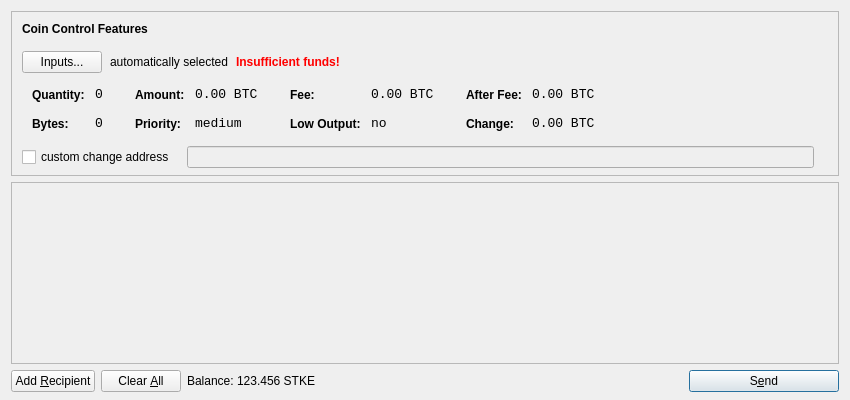
<?xml version="1.0" encoding="UTF-8"?>
<ui version="4.0">
 <class>SendCoinsDialog</class>
 <widget class="QDialog" name="SendCoinsDialog">
  <property name="geometry">
   <rect>
    <x>0</x>
    <y>0</y>
    <width>850</width>
    <height>400</height>
   </rect>
  </property>
  <property name="windowTitle">
   <string>Send Coins</string>
  </property>
  <layout class="QVBoxLayout" name="verticalLayout" stretch="0,1,0">
   <property name="bottomMargin">
    <number>8</number>
   </property>
   <item>
    <widget class="QFrame" name="frameCoinControl">
     <property name="sizePolicy">
      <sizepolicy hsizetype="Expanding" vsizetype="Expanding">
       <horstretch>0</horstretch>
       <verstretch>0</verstretch>
      </sizepolicy>
     </property>
     <property name="maximumSize">
      <size>
       <width>16777215</width>
       <height>16777215</height>
      </size>
     </property>
     <property name="frameShape">
      <enum>QFrame::StyledPanel</enum>
     </property>
     <property name="frameShadow">
      <enum>QFrame::Sunken</enum>
     </property>
     <layout class="QVBoxLayout" name="verticalLayoutCoinControl2">
      <property name="spacing">
       <number>-1</number>
      </property>
      <property name="leftMargin">
       <number>0</number>
      </property>
      <property name="topMargin">
       <number>0</number>
      </property>
      <property name="rightMargin">
       <number>0</number>
      </property>
      <property name="bottomMargin">
       <number>6</number>
      </property>
      <item>
       <layout class="QVBoxLayout" name="verticalLayoutCoinControl" stretch="0,0,0,0,1">
        <property name="spacing">
         <number>0</number>
        </property>
        <property name="leftMargin">
         <number>10</number>
        </property>
        <property name="topMargin">
         <number>10</number>
        </property>
        <item>
         <layout class="QHBoxLayout" name="horizontalLayoutCoinControl1">
          <property name="bottomMargin">
           <number>15</number>
          </property>
          <item>
           <widget class="QLabel" name="labelCoinControlFeatures">
            <property name="sizePolicy">
             <sizepolicy hsizetype="Preferred" vsizetype="Maximum">
              <horstretch>0</horstretch>
              <verstretch>0</verstretch>
             </sizepolicy>
            </property>
            <property name="font">
             <font>
              <weight>75</weight>
              <bold>true</bold>
             </font>
            </property>
            <property name="styleSheet">
             <string notr="true">font-weight:bold;</string>
            </property>
            <property name="text">
             <string>Coin Control Features</string>
            </property>
           </widget>
          </item>
         </layout>
        </item>
        <item>
         <layout class="QHBoxLayout" name="horizontalLayoutCoinControl2" stretch="0,0,0,0">
          <property name="spacing">
           <number>8</number>
          </property>
          <property name="bottomMargin">
           <number>10</number>
          </property>
          <item>
           <widget class="QPushButton" name="pushButtonCoinControl">
            <property name="styleSheet">
             <string notr="true"/>
            </property>
            <property name="text">
             <string>Inputs...</string>
            </property>
           </widget>
          </item>
          <item>
           <widget class="QLabel" name="labelCoinControlAutomaticallySelected">
            <property name="text">
             <string>automatically selected</string>
            </property>
            <property name="margin">
             <number>5</number>
            </property>
           </widget>
          </item>
          <item>
           <widget class="QLabel" name="labelCoinControlInsuffFunds">
            <property name="font">
             <font>
              <weight>75</weight>
              <bold>true</bold>
             </font>
            </property>
            <property name="styleSheet">
             <string notr="true">color:red;font-weight:bold;</string>
            </property>
            <property name="text">
             <string>Insufficient funds!</string>
            </property>
            <property name="margin">
             <number>5</number>
            </property>
           </widget>
          </item>
          <item>
           <spacer name="horizontalSpacerCoinControl">
            <property name="orientation">
             <enum>Qt::Horizontal</enum>
            </property>
            <property name="sizeHint" stdset="0">
             <size>
              <width>40</width>
              <height>1</height>
             </size>
            </property>
           </spacer>
          </item>
         </layout>
        </item>
        <item>
         <widget class="QWidget" name="widgetCoinControl" native="true">
          <property name="sizePolicy">
           <sizepolicy hsizetype="Preferred" vsizetype="Preferred">
            <horstretch>0</horstretch>
            <verstretch>0</verstretch>
           </sizepolicy>
          </property>
          <property name="minimumSize">
           <size>
            <width>0</width>
            <height>0</height>
           </size>
          </property>
          <property name="styleSheet">
           <string notr="true"/>
          </property>
          <layout class="QHBoxLayout" name="horizontalLayoutCoinControl5">
           <property name="margin">
            <number>0</number>
           </property>
           <item>
            <layout class="QHBoxLayout" name="horizontalLayoutCoinControl3" stretch="0,0,0,1">
             <property name="spacing">
              <number>20</number>
             </property>
             <property name="topMargin">
              <number>0</number>
             </property>
             <property name="bottomMargin">
              <number>10</number>
             </property>
             <item>
              <layout class="QFormLayout" name="formLayoutCoinControl1">
               <property name="horizontalSpacing">
                <number>10</number>
               </property>
               <property name="verticalSpacing">
                <number>14</number>
               </property>
               <property name="leftMargin">
                <number>10</number>
               </property>
               <property name="topMargin">
                <number>4</number>
               </property>
               <property name="rightMargin">
                <number>6</number>
               </property>
               <item row="0" column="0">
                <widget class="QLabel" name="labelCoinControlQuantityText">
                 <property name="styleSheet">
                  <string notr="true">font-weight:bold;</string>
                 </property>
                 <property name="text">
                  <string>Quantity:</string>
                 </property>
                 <property name="margin">
                  <number>0</number>
                 </property>
                </widget>
               </item>
               <item row="0" column="1">
                <widget class="QLabel" name="labelCoinControlQuantity">
                 <property name="font">
                  <font>
                   <family>Monospace</family>
                   <pointsize>10</pointsize>
                  </font>
                 </property>
                 <property name="cursor">
                  <cursorShape>IBeamCursor</cursorShape>
                 </property>
                 <property name="contextMenuPolicy">
                  <enum>Qt::ActionsContextMenu</enum>
                 </property>
                 <property name="text">
                  <string notr="true">0</string>
                 </property>
                 <property name="margin">
                  <number>0</number>
                 </property>
                 <property name="textInteractionFlags">
                  <set>Qt::LinksAccessibleByMouse|Qt::TextSelectableByKeyboard|Qt::TextSelectableByMouse</set>
                 </property>
                </widget>
               </item>
               <item row="1" column="0">
                <widget class="QLabel" name="labelCoinControlBytesText">
                 <property name="styleSheet">
                  <string notr="true">font-weight:bold;</string>
                 </property>
                 <property name="text">
                  <string>Bytes:</string>
                 </property>
                </widget>
               </item>
               <item row="1" column="1">
                <widget class="QLabel" name="labelCoinControlBytes">
                 <property name="font">
                  <font>
                   <family>Monospace</family>
                   <pointsize>10</pointsize>
                  </font>
                 </property>
                 <property name="cursor">
                  <cursorShape>IBeamCursor</cursorShape>
                 </property>
                 <property name="contextMenuPolicy">
                  <enum>Qt::ActionsContextMenu</enum>
                 </property>
                 <property name="text">
                  <string notr="true">0</string>
                 </property>
                 <property name="textInteractionFlags">
                  <set>Qt::LinksAccessibleByMouse|Qt::TextSelectableByKeyboard|Qt::TextSelectableByMouse</set>
                 </property>
                </widget>
               </item>
              </layout>
             </item>
             <item>
              <layout class="QFormLayout" name="formLayoutCoinControl2">
               <property name="horizontalSpacing">
                <number>10</number>
               </property>
               <property name="verticalSpacing">
                <number>14</number>
               </property>
               <property name="leftMargin">
                <number>6</number>
               </property>
               <property name="topMargin">
                <number>4</number>
               </property>
               <property name="rightMargin">
                <number>6</number>
               </property>
               <item row="0" column="0">
                <widget class="QLabel" name="labelCoinControlAmountText">
                 <property name="styleSheet">
                  <string notr="true">font-weight:bold;</string>
                 </property>
                 <property name="text">
                  <string>Amount:</string>
                 </property>
                 <property name="margin">
                  <number>0</number>
                 </property>
                </widget>
               </item>
               <item row="0" column="1">
                <widget class="QLabel" name="labelCoinControlAmount">
                 <property name="font">
                  <font>
                   <family>Monospace</family>
                   <pointsize>10</pointsize>
                  </font>
                 </property>
                 <property name="cursor">
                  <cursorShape>IBeamCursor</cursorShape>
                 </property>
                 <property name="contextMenuPolicy">
                  <enum>Qt::ActionsContextMenu</enum>
                 </property>
                 <property name="text">
                  <string notr="true">0.00 BTC</string>
                 </property>
                 <property name="textInteractionFlags">
                  <set>Qt::LinksAccessibleByMouse|Qt::TextSelectableByKeyboard|Qt::TextSelectableByMouse</set>
                 </property>
                </widget>
               </item>
               <item row="1" column="0">
                <widget class="QLabel" name="labelCoinControlPriorityText">
                 <property name="styleSheet">
                  <string notr="true">font-weight:bold;</string>
                 </property>
                 <property name="text">
                  <string>Priority:</string>
                 </property>
                </widget>
               </item>
               <item row="1" column="1">
                <widget class="QLabel" name="labelCoinControlPriority">
                 <property name="font">
                  <font>
                   <family>Monospace</family>
                   <pointsize>10</pointsize>
                  </font>
                 </property>
                 <property name="cursor">
                  <cursorShape>IBeamCursor</cursorShape>
                 </property>
                 <property name="contextMenuPolicy">
                  <enum>Qt::ActionsContextMenu</enum>
                 </property>
                 <property name="text">
                  <string>medium</string>
                 </property>
                 <property name="textInteractionFlags">
                  <set>Qt::LinksAccessibleByMouse|Qt::TextSelectableByKeyboard|Qt::TextSelectableByMouse</set>
                 </property>
                </widget>
               </item>
              </layout>
             </item>
             <item>
              <layout class="QFormLayout" name="formLayoutCoinControl3">
               <property name="horizontalSpacing">
                <number>10</number>
               </property>
               <property name="verticalSpacing">
                <number>14</number>
               </property>
               <property name="leftMargin">
                <number>6</number>
               </property>
               <property name="topMargin">
                <number>4</number>
               </property>
               <property name="rightMargin">
                <number>6</number>
               </property>
               <item row="0" column="0">
                <widget class="QLabel" name="labelCoinControlFeeText">
                 <property name="styleSheet">
                  <string notr="true">font-weight:bold;</string>
                 </property>
                 <property name="text">
                  <string>Fee:</string>
                 </property>
                 <property name="margin">
                  <number>0</number>
                 </property>
                </widget>
               </item>
               <item row="0" column="1">
                <widget class="QLabel" name="labelCoinControlFee">
                 <property name="font">
                  <font>
                   <family>Monospace</family>
                   <pointsize>10</pointsize>
                  </font>
                 </property>
                 <property name="cursor">
                  <cursorShape>IBeamCursor</cursorShape>
                 </property>
                 <property name="contextMenuPolicy">
                  <enum>Qt::ActionsContextMenu</enum>
                 </property>
                 <property name="text">
                  <string notr="true">0.00 BTC</string>
                 </property>
                 <property name="textInteractionFlags">
                  <set>Qt::LinksAccessibleByMouse|Qt::TextSelectableByKeyboard|Qt::TextSelectableByMouse</set>
                 </property>
                </widget>
               </item>
               <item row="1" column="0">
                <widget class="QLabel" name="labelCoinControlLowOutputText">
                 <property name="styleSheet">
                  <string notr="true">font-weight:bold;</string>
                 </property>
                 <property name="text">
                  <string>Low Output:</string>
                 </property>
                </widget>
               </item>
               <item row="1" column="1">
                <widget class="QLabel" name="labelCoinControlLowOutput">
                 <property name="font">
                  <font>
                   <family>Monospace</family>
                   <pointsize>10</pointsize>
                  </font>
                 </property>
                 <property name="cursor">
                  <cursorShape>IBeamCursor</cursorShape>
                 </property>
                 <property name="contextMenuPolicy">
                  <enum>Qt::ActionsContextMenu</enum>
                 </property>
                 <property name="text">
                  <string>no</string>
                 </property>
                 <property name="textInteractionFlags">
                  <set>Qt::LinksAccessibleByMouse|Qt::TextSelectableByKeyboard|Qt::TextSelectableByMouse</set>
                 </property>
                </widget>
               </item>
              </layout>
             </item>
             <item>
              <layout class="QFormLayout" name="formLayoutCoinControl4">
               <property name="horizontalSpacing">
                <number>10</number>
               </property>
               <property name="verticalSpacing">
                <number>14</number>
               </property>
               <property name="leftMargin">
                <number>6</number>
               </property>
               <property name="topMargin">
                <number>4</number>
               </property>
               <property name="rightMargin">
                <number>6</number>
               </property>
               <item row="0" column="0">
                <widget class="QLabel" name="labelCoinControlAfterFeeText">
                 <property name="styleSheet">
                  <string notr="true">font-weight:bold;</string>
                 </property>
                 <property name="text">
                  <string>After Fee:</string>
                 </property>
                 <property name="margin">
                  <number>0</number>
                 </property>
                </widget>
               </item>
               <item row="0" column="1">
                <widget class="QLabel" name="labelCoinControlAfterFee">
                 <property name="font">
                  <font>
                   <family>Monospace</family>
                   <pointsize>10</pointsize>
                  </font>
                 </property>
                 <property name="cursor">
                  <cursorShape>IBeamCursor</cursorShape>
                 </property>
                 <property name="contextMenuPolicy">
                  <enum>Qt::ActionsContextMenu</enum>
                 </property>
                 <property name="text">
                  <string notr="true">0.00 BTC</string>
                 </property>
                 <property name="textInteractionFlags">
                  <set>Qt::LinksAccessibleByMouse|Qt::TextSelectableByKeyboard|Qt::TextSelectableByMouse</set>
                 </property>
                </widget>
               </item>
               <item row="1" column="0">
                <widget class="QLabel" name="labelCoinControlChangeText">
                 <property name="styleSheet">
                  <string notr="true">font-weight:bold;</string>
                 </property>
                 <property name="text">
                  <string>Change:</string>
                 </property>
                </widget>
               </item>
               <item row="1" column="1">
                <widget class="QLabel" name="labelCoinControlChange">
                 <property name="font">
                  <font>
                   <family>Monospace</family>
                   <pointsize>10</pointsize>
                  </font>
                 </property>
                 <property name="cursor">
                  <cursorShape>IBeamCursor</cursorShape>
                 </property>
                 <property name="contextMenuPolicy">
                  <enum>Qt::ActionsContextMenu</enum>
                 </property>
                 <property name="text">
                  <string notr="true">0.00 BTC</string>
                 </property>
                 <property name="textInteractionFlags">
                  <set>Qt::LinksAccessibleByMouse|Qt::TextSelectableByKeyboard|Qt::TextSelectableByMouse</set>
                 </property>
                </widget>
               </item>
              </layout>
             </item>
            </layout>
           </item>
          </layout>
         </widget>
        </item>
        <item>
         <layout class="QHBoxLayout" name="horizontalLayoutCoinControl4" stretch="0,0,0">
          <property name="spacing">
           <number>12</number>
          </property>
          <property name="sizeConstraint">
           <enum>QLayout::SetDefaultConstraint</enum>
          </property>
          <property name="topMargin">
           <number>5</number>
          </property>
          <property name="rightMargin">
           <number>5</number>
          </property>
          <item>
           <widget class="QCheckBox" name="checkBoxCoinControlChange">
            <property name="text">
             <string>custom change address</string>
            </property>
           </widget>
          </item>
          <item>
           <widget class="QLineEdit" name="lineEditCoinControlChange">
            <property name="enabled">
             <bool>false</bool>
            </property>
            <property name="sizePolicy">
             <sizepolicy hsizetype="Expanding" vsizetype="Fixed">
              <horstretch>0</horstretch>
              <verstretch>0</verstretch>
             </sizepolicy>
            </property>
           </widget>
          </item>
          <item>
           <widget class="QLabel" name="labelCoinControlChangeLabel">
            <property name="sizePolicy">
             <sizepolicy hsizetype="Preferred" vsizetype="Expanding">
              <horstretch>0</horstretch>
              <verstretch>0</verstretch>
             </sizepolicy>
            </property>
            <property name="minimumSize">
             <size>
              <width>0</width>
              <height>0</height>
             </size>
            </property>
            <property name="text">
             <string/>
            </property>
            <property name="margin">
             <number>3</number>
            </property>
           </widget>
          </item>
         </layout>
        </item>
        <item>
         <spacer name="verticalSpacerCoinControl">
          <property name="orientation">
           <enum>Qt::Vertical</enum>
          </property>
          <property name="sizeHint" stdset="0">
           <size>
            <width>800</width>
            <height>1</height>
           </size>
          </property>
         </spacer>
        </item>
       </layout>
      </item>
     </layout>
    </widget>
   </item>
   <item>
    <widget class="QScrollArea" name="scrollArea">
     <property name="widgetResizable">
      <bool>true</bool>
     </property>
     <widget class="QWidget" name="scrollAreaWidgetContents">
      <property name="geometry">
       <rect>
        <x>0</x>
        <y>0</y>
        <width>830</width>
        <height>165</height>
       </rect>
      </property>
      <layout class="QVBoxLayout" name="verticalLayout_2">
       <property name="margin">
        <number>0</number>
       </property>
       <item>
        <layout class="QVBoxLayout" name="entries">
         <property name="spacing">
          <number>6</number>
         </property>
        </layout>
       </item>
       <item>
        <spacer name="verticalSpacer">
         <property name="orientation">
          <enum>Qt::Vertical</enum>
         </property>
         <property name="sizeHint" stdset="0">
          <size>
           <width>20</width>
           <height>40</height>
          </size>
         </property>
        </spacer>
       </item>
      </layout>
     </widget>
    </widget>
   </item>
   <item>
    <layout class="QHBoxLayout" name="horizontalLayout">
     <item>
      <widget class="QPushButton" name="addButton">
       <property name="toolTip">
        <string>Send to multiple recipients at once</string>
       </property>
       <property name="text">
        <string>Add &amp;Recipient</string>
       </property>
       <property name="icon">
        <iconset resource="../bitcoin.qrc">
         <normaloff>:/icons/add</normaloff>:/icons/add</iconset>
       </property>
       <property name="autoDefault">
        <bool>false</bool>
       </property>
      </widget>
     </item>
     <item>
      <widget class="QPushButton" name="clearButton">
       <property name="sizePolicy">
        <sizepolicy hsizetype="Minimum" vsizetype="Fixed">
         <horstretch>0</horstretch>
         <verstretch>0</verstretch>
        </sizepolicy>
       </property>
       <property name="toolTip">
        <string>Remove all transaction fields</string>
       </property>
       <property name="text">
        <string>Clear &amp;All</string>
       </property>
       <property name="icon">
        <iconset resource="../bitcoin.qrc">
         <normaloff>:/icons/remove</normaloff>:/icons/remove</iconset>
       </property>
       <property name="autoRepeatDelay">
        <number>300</number>
       </property>
       <property name="autoDefault">
        <bool>false</bool>
       </property>
      </widget>
     </item>
     <item>
      <layout class="QHBoxLayout" name="horizontalLayout_2">
       <property name="spacing">
        <number>3</number>
       </property>
       <item>
        <widget class="QLabel" name="label">
         <property name="text">
          <string>Balance:</string>
         </property>
        </widget>
       </item>
       <item>
        <widget class="QLabel" name="labelBalance">
         <property name="cursor">
          <cursorShape>IBeamCursor</cursorShape>
         </property>
         <property name="text">
          <string>123.456 STKE</string>
         </property>
         <property name="textInteractionFlags">
          <set>Qt::LinksAccessibleByMouse|Qt::TextSelectableByKeyboard|Qt::TextSelectableByMouse</set>
         </property>
        </widget>
       </item>
      </layout>
     </item>
     <item>
      <spacer name="horizontalSpacer">
       <property name="orientation">
        <enum>Qt::Horizontal</enum>
       </property>
       <property name="sizeHint" stdset="0">
        <size>
         <width>40</width>
         <height>20</height>
        </size>
       </property>
      </spacer>
     </item>
     <item>
      <widget class="QPushButton" name="sendButton">
       <property name="minimumSize">
        <size>
         <width>150</width>
         <height>0</height>
        </size>
       </property>
       <property name="toolTip">
        <string>Confirm the send action</string>
       </property>
       <property name="text">
        <string>S&amp;end</string>
       </property>
       <property name="icon">
        <iconset resource="../bitcoin.qrc">
         <normaloff>:/icons/send</normaloff>:/icons/send</iconset>
       </property>
       <property name="default">
        <bool>true</bool>
       </property>
      </widget>
     </item>
    </layout>
   </item>
  </layout>
 </widget>
 <resources>
  <include location="../bitcoin.qrc"/>
 </resources>
 <connections/>
</ui>
